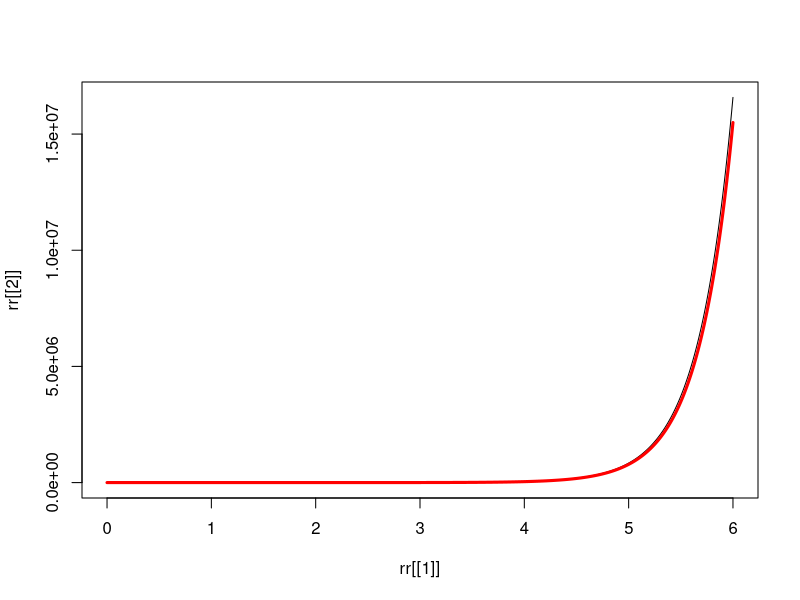

The R source for this figure:
rm(list=ls())

# https://hackmd.io/zvjj-YNfT6SbdG7xKVUzAA

# Ejemplo 1

SolucionTeorica <- function(n=0){
  t2 = 6
  t = seq(0, t2,  length.out=n)

  y = exp(2*t) + 7*exp(-t)/4 + exp(3*t)/4
  ret = list(t, y)
}

n = 500
rr = SolucionTeorica(n)
plot(rr[[1]], rr[[2]], type='l')

Solucion_Numerica <- function(n=0){
  t2 = 6
  t = seq(0, t2,  length.out=n)

  A = matrix(c(1,1,2,0), ncol=2)

  xx = matrix(rep(0, 2*n), nrow=2)

  x1 = c(1,3)

  xx[,1] = x1
  del1 = t[2]-t[1]

  for (i in 2:n){
    x2 = x1 + del1 * (A %*% x1 + c(exp(3*t[i-1]), 0))
    x1 = x2
    xx[,i] = x1
  }
  ret = list(t, xx)
}

ss = Solucion_Numerica(n)

t = ss[[1]]
x = ss[[2]]
points(t, x[2,], type='l', lwd=3, col='red')


